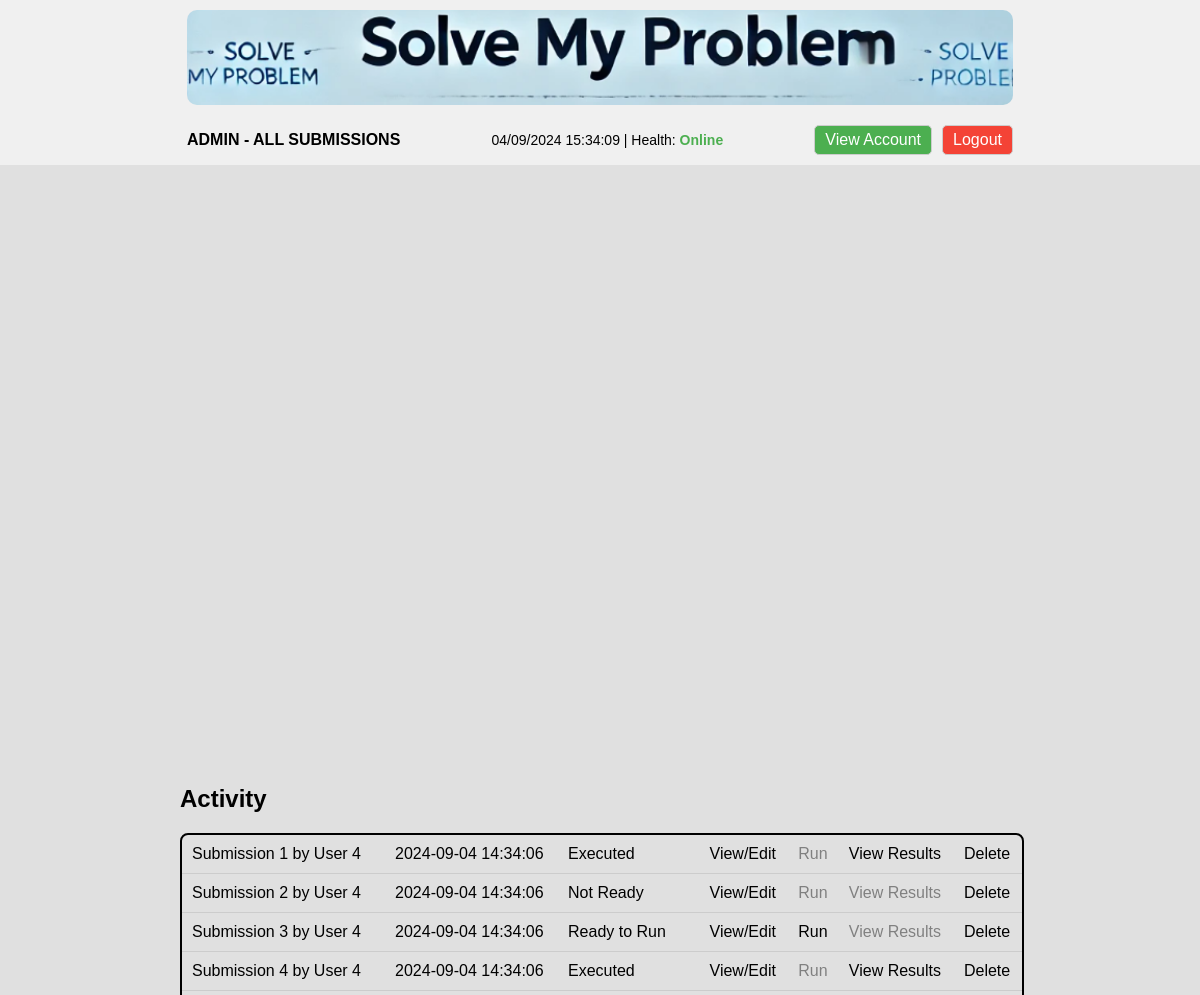
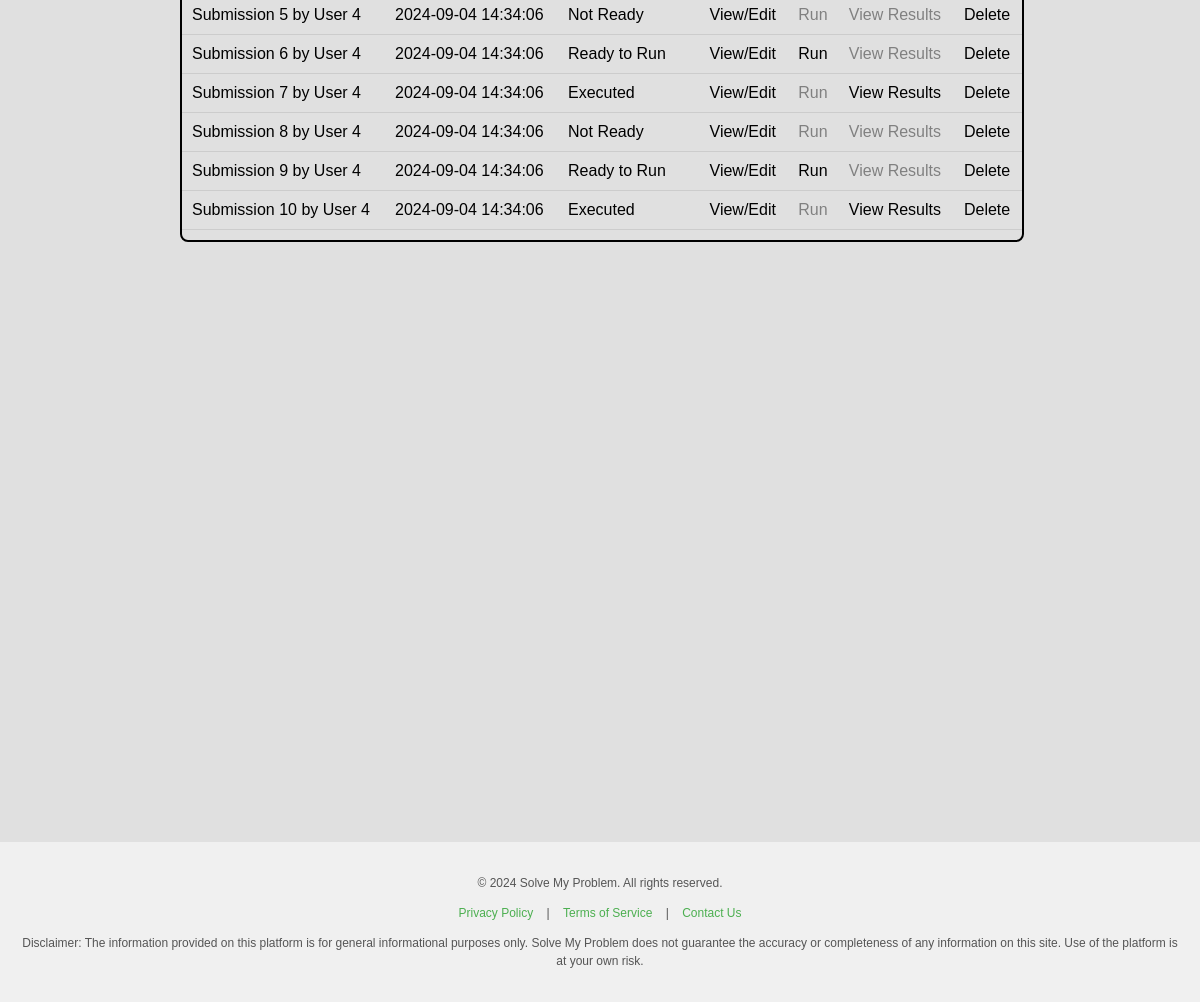
The app's page /dashboard (signed in) with its own data (2 pictures, top to bottom).
### tables this page shows
CREATE TABLE problems (
    id INTEGER PRIMARY KEY AUTOINCREMENT,
    user_id INTEGER NOT NULL,
    title TEXT NOT NULL,
    description TEXT,
    objective_function TEXT NOT NULL,
    constraints TEXT NOT NULL,
    problem_type TEXT NOT NULL DEFAULT 'LP',
    created_at TIMESTAMP DEFAULT CURRENT_TIMESTAMP,
    status TEXT DEFAULT 'Not Ready',
    result TEXT,
    FOREIGN KEY (user_id) REFERENCES users(id) ON DELETE CASCADE
);

### main.py (the view)
@app.route('/dashboard')
@login_required
def dashboard():
    conn = get_db_connection()
    if current_user.is_admin:
        submissions = conn.execute('SELECT * FROM problems ORDER BY created_at DESC').fetchall()
        template = 'admin_dashboard.html'
    else:
        submissions = conn.execute('SELECT * FROM problems WHERE user_id = ? ORDER BY created_at DESC', (current_user.id,)).fetchall()
        template = 'dashboard.html'
    conn.close()
    return render_template(template, username=current_user.username, submissions=submissions)

### main.py (called while the page is built)
def get_db_connection():
    conn = sqlite3.connect('/app/db/saastest.db')
    conn.row_factory = sqlite3.Row
    return conn

@login_manager.user_loader
def load_user(user_id):
    conn = get_db_connection()
    user = conn.execute('SELECT * FROM users WHERE id = ?', (user_id,)).fetchone()
    conn.close()
    if user:
        return User(id=user['id'], username=user['username'], password=user['password'], is_admin=user['is_admin'])
    return None

### templates/admin_dashboard.html (shortened to what this page needs)
{% extends "base.html" %}
{% block page_label %}Admin - All Submissions{% endblock %}
{% block content %}
<div class="dashboard-container">
    <h2>Activity</h2>
    <div class="submissions-list">
        <table>
            <tbody>
                {% if submissions %}
                    {% for submission in submissions %}
                    <tr>
                        <td><a href="{{ url_for('view_submission', submission_id=submission.id) }}">{{ submission.title }}</a></td>
                        <td>{{ submission.created_at }}</td>
                        <td>{{ submission.status }}</td>
                        <td>{{ submission.username }}</td>
                        <td><a href="{{ url_for('view_submission', submission_id=submission.id) }}">View/Edit</a></td>
                        <td>
                            {% if submission.status == 'Ready to Run' %}
                                <a href="{{ url_for('run_submission', submission_id=submission.id) }}">Run</a>
                            {% else %}
                                <span class="disabled">Run</span>
                            {% endif %}
                        </td>
                        <td>
                            {% if submission.status == 'Executed' %}
                                <a href="{{ url_for('view_results', submission_id=submission.id) }}">View Results</a>
                            {% else %}
                                <span class="disabled">View Results</span>
                            {% endif %}
                        </td>
                        <td>
                            <a href="{{ url_for('delete_submission', submission_id=submission.id) }}" onclick="return confirm('Are you sure you want to delete this submission?')">Delete</a>
                        </td>
                    </tr>
                    {% endfor %}
                {% else %}
                    <tr>
                        <td colspan="8" class="no-submissions">No submissions available</td>
                    </tr>
                {% endif %}
            </tbody>
        </table>
    </div>
</div>
{% endblock %}

### templates/base.html (style rules this page uses)
body { font-family: Arial, sans-serif; margin: 0; padding: 0; display: flex; flex-direction: column; height: 100vh; }

### templates/admin_dashboard.html (style rules this page uses)
.dashboard-container { width: 70%; margin: 0 auto; padding: 20px 0; }
h2 { margin: 20px 0; }
.submissions-list { border: 2px solid black; border-radius: 8px; width: 100%; height: 400px; overflow-y: auto; }
table { width: 100%; height: 100%; border-collapse: collapse; }
table td { padding: 10px; text-align: left; border-bottom: 1px solid #ccc; }
.submissions-list a { color: black; text-decoration: none; }
.disabled { color: grey; cursor: not-allowed; }

### records on screen
problems: title "Submission 1 by User 4", created_at "2024-09-04 14:34:06", status "Executed", shows "Run"
problems: title "Submission 2 by User 4", created_at "2024-09-04 14:34:06", status "Not Ready", shows "Run", shows "View Results"
problems: title "Submission 3 by User 4", created_at "2024-09-04 14:34:06", status "Ready to Run", shows "View Results"
problems: title "Submission 4 by User 4", created_at "2024-09-04 14:34:06", status "Executed", shows "Run"
problems: title "Submission 5 by User 4", created_at "2024-09-04 14:34:06", status "Not Ready", shows "Run", shows "View Results"
problems: title "Submission 6 by User 4", created_at "2024-09-04 14:34:06", status "Ready to Run", shows "View Results"
problems: title "Submission 7 by User 4", created_at "2024-09-04 14:34:06", status "Executed", shows "Run"
problems: title "Submission 8 by User 4", created_at "2024-09-04 14:34:06", status "Not Ready", shows "Run", shows "View Results"
problems: title "Submission 9 by User 4", created_at "2024-09-04 14:34:06", status "Ready to Run", shows "View Results"
problems: title "Submission 10 by User 4", created_at "2024-09-04 14:34:06", status "Executed", shows "Run"
